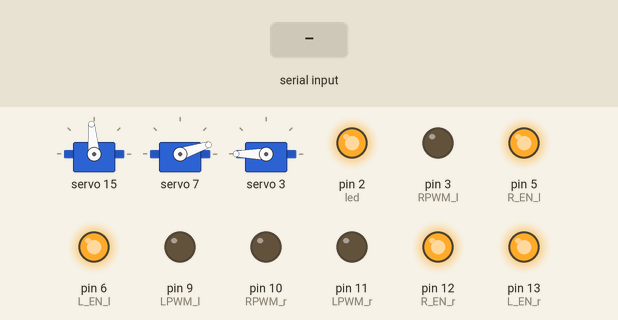
Bench run of a sketch on a simulated Arduino Uno, built with avr-gcc and run on an emulated ATmega328P. On the bench: 3 × servo, output pins drawn as LEDs (lit = HIGH). Inputs (shaded band) come from the test bench.

Above: at 1.2 s.
1.3 s: "x" received over Serial
At 2.74 s:
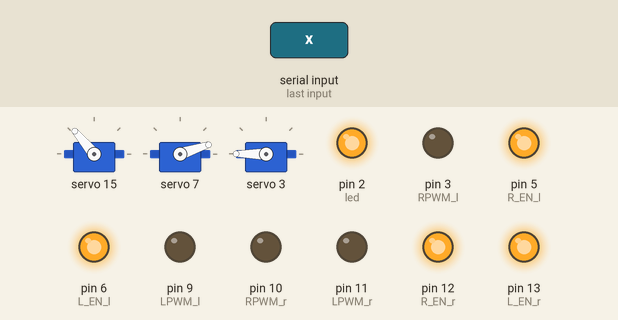
4.3 s: byte 117 ('u') received over Serial
At 7.2 s:
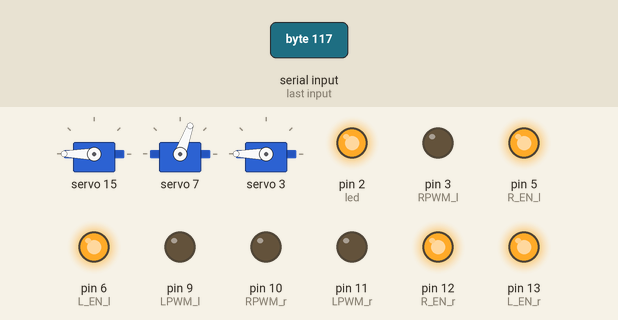
7.3 s: byte 100 ('d') received over Serial
At 9.7 s:
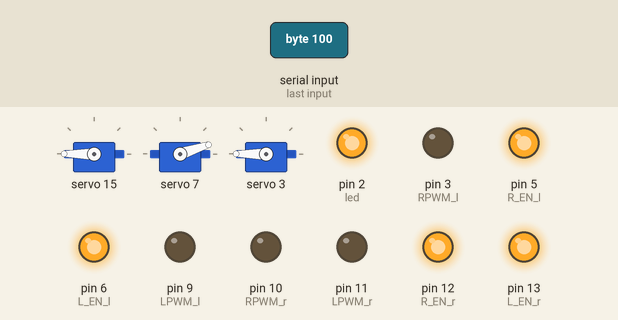
10.3 s: byte 71 ('G') received over Serial
12.2 s: byte 78 ('N') received over Serial
At 13.4 s:
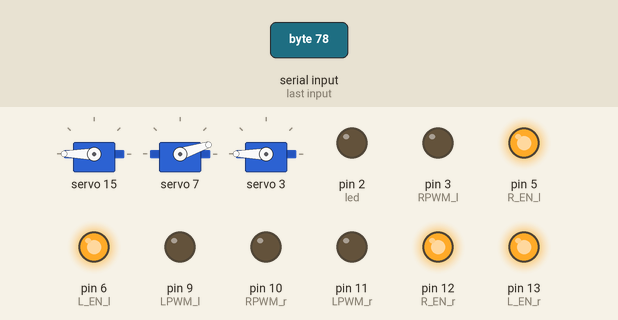
13.7 s: "y" received over Serial
At 15.82 s:
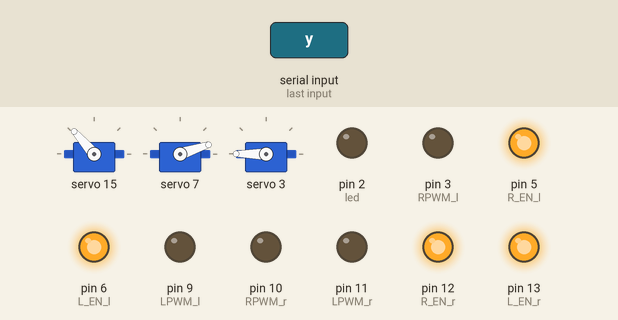
Timing chart, 0 to 19.4 s (numbered marks = the images above; inputs shaded):
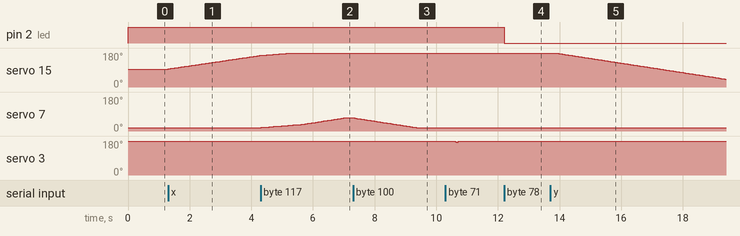

Measured:
- after the input at 1.3 s, servo 15: moves from 95° to 167° over 3.0 s, starting at once
- after the input at 4.3 s, servo 7: moves from 18° to 70° over 2.7 s, starting at once
- after the input at 7.3 s, servo 7: moves from 70° to 18° over 2.0 s, starting at once
- after the input at 12.2 s, pin 2 (led): HIGH → LOW at once
- after the input at 13.7 s, servo 15: moves from 180° to 42° over 5.5 s, starting after 0.19 s

The sketch:

main_arduino.ino
```cpp
#include <Wire.h>
#include <Adafruit_PWMServoDriver.h>

Adafruit_PWMServoDriver pwm = Adafruit_PWMServoDriver(0x40);

//servo head
#define head_min 150
#define head_max 600
#define head_pin 15

//tilt
#define tilt_min 180
#define tilt_max 310
#define tilt_pin 7

//fire
#define fire_pistol 570
#define fire_origin 620
#define fire_pin 3


int val;
int val_tilt;
int val_fire;
bool isMove = false;
bool moveleft = false;
bool moveright = false;

bool movetilt = false;
bool uptilt = false;
bool downtilt = false;

char cont;
int location;
int tiltlocation;
int reset90degree = (head_min + head_max) / 2;

#define RPWM_l 3
#define LPWM_l 9
#define R_EN_l 5
#define L_EN_l 6

#define RPWM_r 10
#define LPWM_r 11
#define R_EN_r 12
#define L_EN_r 13

#define led 2
int speed = 150;

void setup() {
  Serial.begin(9600);
  pwm.begin();
  pwm.setPWMFreq(60);
  val = (head_min + head_max) / 2;  // 368
  pwm.setPWM(head_pin, 0, val);
  val_tilt = tilt_min;
  pwm.setPWM(tilt_pin, 0, val_tilt);
  val_fire = fire_origin;
  pwm.setPWM(fire_pin, 0, val_fire);
  pinMode(LPWM_r, OUTPUT);
  pinMode(RPWM_r, OUTPUT);
  pinMode(R_EN_r, OUTPUT);
  pinMode(L_EN_r, OUTPUT);

  pinMode(LPWM_l, OUTPUT);
  pinMode(RPWM_l, OUTPUT);
  pinMode(R_EN_l, OUTPUT);
  pinMode(L_EN_l, OUTPUT);

  pinMode(led, OUTPUT);

  digitalWrite(R_EN_r, HIGH);
  digitalWrite(L_EN_r, HIGH);
  digitalWrite(R_EN_l, HIGH);
  digitalWrite(L_EN_l, HIGH);
  digitalWrite(led, HIGH);
}

void loop() {
  controll();
  moveServo();
  moveTilt();
}


void controll(){
  if(Serial.available() > 0){
    cont = Serial.read();
    if(cont == 'f'){ // forward
      analogWrite(RPWM_l, speed); analogWrite(LPWM_l, 0);  analogWrite(RPWM_r, 0);  analogWrite(LPWM_r, speed);
    }else if(cont == 's'){ // stop
      analogWrite(RPWM_l, 0); analogWrite(LPWM_l, 0);  analogWrite(RPWM_r, 0);  analogWrite(LPWM_r, 0);
    }else if(cont == 'b'){ // back
      analogWrite(RPWM_l, 0); analogWrite(LPWM_l, speed);  analogWrite(RPWM_r, speed);  analogWrite(LPWM_r, 0);
    }else if(cont == 'l'){ //left
      analogWrite(RPWM_l, 0); analogWrite(LPWM_l, map(speed, 50, 250, 50, 200));  analogWrite(RPWM_r, 0);  analogWrite(LPWM_r, map(speed, 50, 250, 50, 200));
    }else if(cont == 'r'){ // right
      analogWrite(RPWM_l, map(speed,50, 250, 50, 200)); analogWrite(LPWM_l, 0);  analogWrite(RPWM_r, map(speed,50, 250, 50, 200));  analogWrite(LPWM_r, 0);
    }else if(cont == 'a'){
      speed = Serial.parseInt();
    }else if(cont == 'x'){
      isMove = true; moveleft = false; moveright = true;
    }else if(cont == 'y'){
      isMove = true; moveright = false; moveleft = true;
    }else if(cont == 'o'){
      isMove = false; moveleft = false; moveright = false;
    }else if(cont == 'q'){
      resetNow(); tiltReset();
    }else if(cont == 'u'){
      movetilt = true; uptilt = true; downtilt = false;
    }else if(cont == 'd'){
      movetilt = true; uptilt = false; downtilt = true;
    }else if(cont == 'O'){
      movetilt = false; uptilt = false; downtilt = false;
    }else if(cont == 'G'){
      fire_fire();  // DANGER!!!
    }else if(cont == 'Y'){
      digitalWrite(led, HIGH);
    }else if(cont == 'N'){
      digitalWrite(led, LOW);
    }else if(cont == 'i'){
      movetilt = false; uptilt = false; downtilt = false;
      isMove = false; moveright = false; moveleft = false;
    }
  }
}

void fire_fire(){  // DANGER!!!
  for(val_fire; val_fire >= fire_pistol; val_fire -=2){
    pwm.setPWM(fire_pin, 0, val_fire);
    delay(15);
  }
  val_fire = fire_origin;
  pwm.setPWM(fire_pin, 0, val_fire);
}


void moveTilt(){
  if(movetilt && uptilt && !downtilt){
    if(val_tilt <= tilt_max){
      val_tilt++;
      pwm.setPWM(tilt_pin, 0, val_tilt);
      delay(15);
    }
  }else if(movetilt && !uptilt && downtilt){
    if(val_tilt >= tilt_min){
      val_tilt--;
      pwm.setPWM(tilt_pin, 0, val_tilt);
      delay(15);
    }
  }else if(!movetilt && !uptilt && !downtilt){
    tiltlocation = val_tilt;
    pwm.setPWM(tilt_pin, 0, tiltlocation);
  }
}


void resetNow(){
  int reset_val = val - reset90degree;

  if(reset_val < 0){ // -100
    for(val; val <= reset90degree; val+=2){
      pwm.setPWM(head_pin, 0, val);
      delay(20);
    }
  }else if(reset_val > 0){ // 100
    for(val; val >= reset90degree; val-=2){
      pwm.setPWM(head_pin, 0, val);
      delay(20);
    }
  }
}

void tiltReset(){
  for(val_tilt; val_tilt >= tilt_min; val_tilt-=2){
    pwm.setPWM(tilt_pin, 0, val_tilt);
    delay(20);
  }
}


void moveServo(){
  if(isMove && moveleft && !moveright){
    if(val >= head_min){
      val--;
      pwm.setPWM(head_pin, 0, val);
      delay(15);
    }
  }else if(isMove && !moveleft && moveright){
    if(val <= head_max){
      val++;
      pwm.setPWM(head_pin, 0, val);
      delay(15);
    }
  }else if(!isMove && !moveleft && !moveright){
    location = val;
    pwm.setPWM(head_pin, 0, location);
  }
}
```
